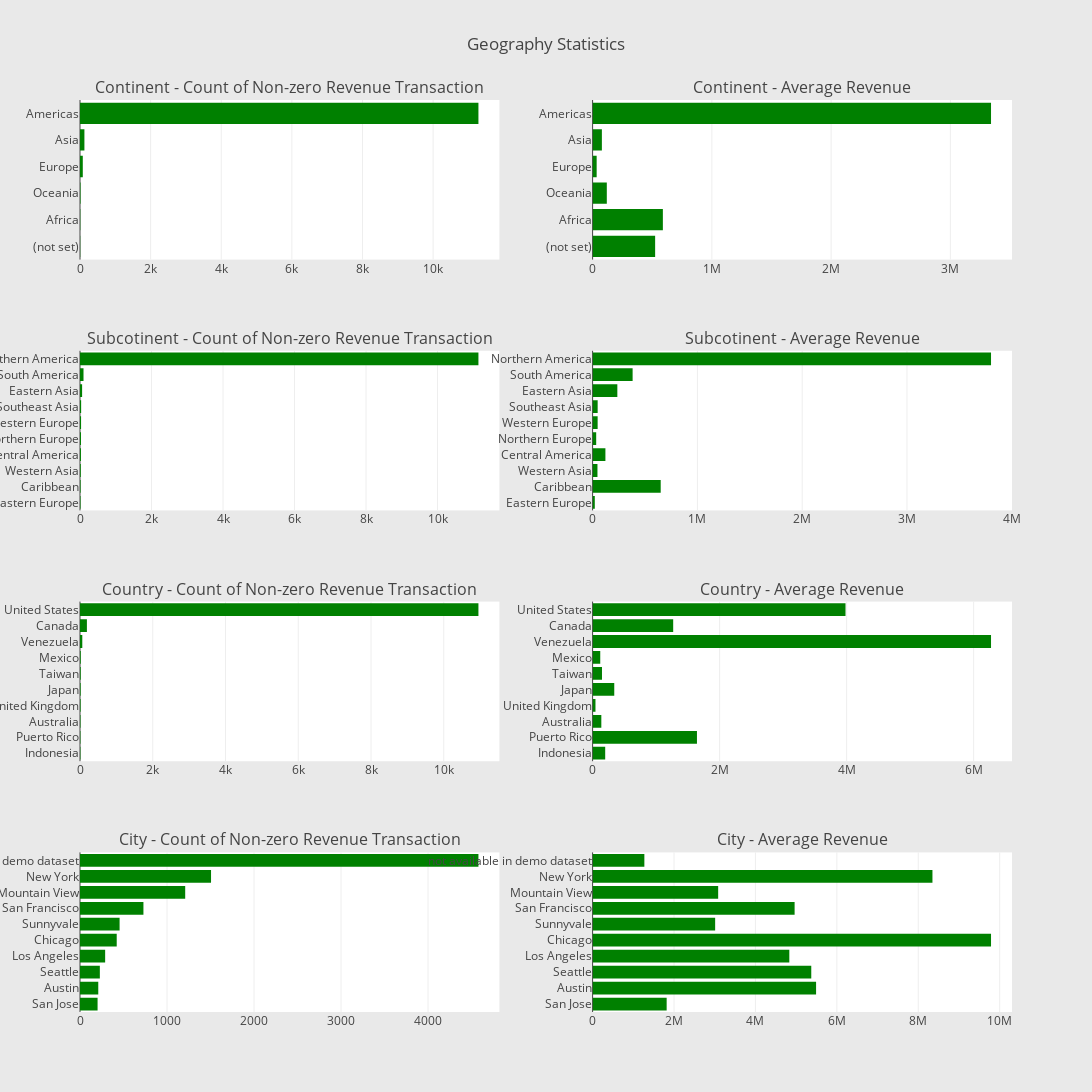

The notebook cell saved with this chart:
### Markdown cell above
**Question 3: **

Clustering under geography

### Code cell
# Defining function for plotting
# Clustering data
train_df['transactionRevenue_non_zero'] = train_df['totals.transactionRevenue']>0
# Cluster by geography
# continent
cluster_info = train_df.groupby('geoNetwork.continent').agg({'transactionRevenue_non_zero':'sum', 'totals.transactionRevenue':['mean']})
cluster_info.columns = ["count of non-zero revenue", "average"]
cluster_info = cluster_info.sort_values(by="count of non-zero revenue", ascending=False)
bar_chart_continent_count = horizontal_bar_chart(cluster_info["count of non-zero revenue"].head(10))
bar_chart_continent_mean = horizontal_bar_chart(cluster_info["average"].head(10))
# subcontinent
cluster_info = train_df.groupby('geoNetwork.subContinent').agg({'transactionRevenue_non_zero':'sum', 'totals.transactionRevenue':['mean']})
cluster_info.columns = ["count of non-zero revenue", "average"]
cluster_info = cluster_info.sort_values(by="count of non-zero revenue", ascending=False)
bar_chart_subcontinent_count = horizontal_bar_chart(cluster_info["count of non-zero revenue"].head(10))
bar_chart_subcontinent_mean = horizontal_bar_chart(cluster_info["average"].head(10))
# country
cluster_info = train_df.groupby('geoNetwork.country').agg({'transactionRevenue_non_zero':'sum', 'totals.transactionRevenue':['mean']})
cluster_info.columns = ["count of non-zero revenue", "average"]
cluster_info = cluster_info.sort_values(by="count of non-zero revenue", ascending=False)
bar_chart_country_count = horizontal_bar_chart(cluster_info["count of non-zero revenue"].head(10))
bar_chart_country_mean = horizontal_bar_chart(cluster_info["average"].head(10))
# city
cluster_info = train_df.groupby('geoNetwork.city').agg({'transactionRevenue_non_zero':'sum', 'totals.transactionRevenue':['mean']})
cluster_info.columns = ["count of non-zero revenue", "average"]
cluster_info = cluster_info.sort_values(by="count of non-zero revenue", ascending=False)
bar_chart_city_count = horizontal_bar_chart(cluster_info["count of non-zero revenue"].head(10))
bar_chart_city_mean = horizontal_bar_chart(cluster_info["average"].head(10))


figure = tools.make_subplots(rows=4, cols=2, vertical_spacing=0.1, 
                                         subplot_titles=["Continent - Count of Non-zero Revenue Transaction", "Continent - Average Revenue",
                                          "Subcotinent - Count of Non-zero Revenue Transaction", "Subcotinent - Average Revenue", 
                                          "Country - Count of Non-zero Revenue Transaction", "Country - Average Revenue",
                                          "City - Count of Non-zero Revenue Transaction", "City - Average Revenue"])
figure.append_trace(bar_chart_continent_count, 1, 1)
figure.append_trace(bar_chart_continent_mean, 1, 2)
figure.append_trace(bar_chart_subcontinent_count, 2, 1)
figure.append_trace(bar_chart_subcontinent_mean, 2, 2)
figure.append_trace(bar_chart_country_count, 3, 1)
figure.append_trace(bar_chart_country_mean, 3, 2)
figure.append_trace(bar_chart_city_count, 4, 1)
figure.append_trace(bar_chart_city_mean, 4, 2)
figure['layout'].update(height=1400, width=1400, paper_bgcolor='rgb(233,233,233)', title="Geography Statistics")
py.iplot(figure, filename='geography-plots')

### Figure 1 — Plotly figure (JSON) as saved in the notebook; plotly's stock layout.template omitted (floating-point values rounded to 4 significant figures)
{"data": [{"marker": {"color": "green"}, "orientation": "h", "showlegend": false, "x": [6, 8, 14, 79, 125, 11283], "y": ["(not set)", "Africa", "Oceania", "Europe", "Asia", "Americas"], "type": "bar", "uid": "b2f2ceaa-d661-11e8-ae82-7f47ae10e8a3", "xaxis": "x", "yaxis": "y"}, {"marker": {"color": "green"}, "orientation": "h", "showlegend": false, "x": [524400.0, 589200.0, 119100.0, 34020.0, 77790.0, 3341000.0], "y": ["(not set)", "Africa", "Oceania", "Europe", "Asia", "Americas"], "type": "bar", "uid": "b2f35514-d661-11e8-ae82-7f47ae10e8a3", "xaxis": "x2", "yaxis": "y2"}, {"marker": {"color": "green"}, "orientation": "h", "showlegend": false, "x": [14, 16, 21, 26, 27, 30, 32, 59, 98, 11143], "y": ["Eastern Europe", "Caribbean", "Western Asia", "Central America", "Northern Europe", "Western Europe", "Southeast Asia", "Eastern Asia", "South America", "Northern America"], "type": "bar", "uid": "b2f3da98-d661-11e8-ae82-7f47ae10e8a3", "xaxis": "x3", "yaxis": "y3"}, {"marker": {"color": "green"}, "orientation": "h", "showlegend": false, "x": [20920.0, 649900.0, 46330.0, 122300.0, 34280.0, 48080.0, 48280.0, 236000.0, 381900.0, 3802000.0], "y": ["Eastern Europe", "Caribbean", "Western Asia", "Central America", "Northern Europe", "Western Europe", "Southeast Asia", "Eastern Asia", "South America", "Northern America"], "type": "bar", "uid": "b2f478ea-d661-11e8-ae82-7f47ae10e8a3", "xaxis": "x4", "yaxis": "y4"}, {"marker": {"color": "green"}, "orientation": "h", "showlegend": false, "x": [11, 11, 13, 16, 17, 19, 20, 63, 190, 10953], "y": ["Indonesia", "Puerto Rico", "Australia", "United Kingdom", "Japan", "Taiwan", "Mexico", "Venezuela", "Canada", "United States"], "type": "bar", "uid": "b2f5072e-d661-11e8-ae82-7f47ae10e8a3", "xaxis": "x5", "yaxis": "y5"}, {"marker": {"color": "green"}, "orientation": "h", "showlegend": false, "x": [198500.0, 1643000.0, 137400.0, 45180.0, 341000.0, 147800.0, 120400.0, 6273000.0, 1269000.0, 3982000.0], "y": ["Indonesia", "Puerto Rico", "Australia", "United Kingdom", "Japan", "Taiwan", "Mexico", "Venezuela", "Canada", "United States"], "type": "bar", "uid": "b2f58dc0-d661-11e8-ae82-7f47ae10e8a3", "xaxis": "x6", "yaxis": "y6"}, {"marker": {"color": "green"}, "orientation": "h", "showlegend": false, "x": [202, 210, 228, 289, 422, 455, 729, 1209, 1506, 4579], "y": ["San Jose", "Austin", "Seattle", "Los Angeles", "Chicago", "Sunnyvale", "San Francisco", "Mountain View", "New York", "not available in demo dataset"], "type": "bar", "uid": "b2f6113c-d661-11e8-ae82-7f47ae10e8a3", "xaxis": "x7", "yaxis": "y7"}, {"marker": {"color": "green"}, "orientation": "h", "showlegend": false, "x": [1819000.0, 5489000.0, 5371000.0, 4832000.0, 9787000.0, 3010000.0, 4962000.0, 3084000.0, 8348000.0, 1271000.0], "y": ["San Jose", "Austin", "Seattle", "Los Angeles", "Chicago", "Sunnyvale", "San Francisco", "Mountain View", "New York", "not available in demo dataset"], "type": "bar", "uid": "b2f69648-d661-11e8-ae82-7f47ae10e8a3", "xaxis": "x8", "yaxis": "y8"}], "layout": {"annotations": [{"font": {"size": 16}, "showarrow": false, "text": "Continent - Count of Non-zero Revenue Transaction", "x": 0.225, "xanchor": "center", "xref": "paper", "y": 1, "yanchor": "bottom", "yref": "paper"}, {"font": {"size": 16}, "showarrow": false, "text": "Continent - Average Revenue", "x": 0.775, "xanchor": "center", "xref": "paper", "y": 1, "yanchor": "bottom", "yref": "paper"}, {"font": {"size": 16}, "showarrow": false, "text": "Subcotinent - Count of Non-zero Revenue Transaction", "x": 0.225, "xanchor": "center", "xref": "paper", "y": 0.725, "yanchor": "bottom", "yref": "paper"}, {"font": {"size": 16}, "showarrow": false, "text": "Subcotinent - Average Revenue", "x": 0.775, "xanchor": "center", "xref": "paper", "y": 0.725, "yanchor": "bottom", "yref": "paper"}, {"font": {"size": 16}, "showarrow": false, "text": "Country - Count of Non-zero Revenue Transaction", "x": 0.225, "xanchor": "center", "xref": "paper", "y": 0.45, "yanchor": "bottom", "yref": "paper"}, {"font": {"size": 16}, "showarrow": false, "text": "Country - Average Revenue", "x": 0.775, "xanchor": "center", "xref": "paper", "y": 0.45, "yanchor": "bottom", "yref": "paper"}, {"font": {"size": 16}, "showarrow": false, "text": "City - Count of Non-zero Revenue Transaction", "x": 0.225, "xanchor": "center", "xref": "paper", "y": 0.175, "yanchor": "bottom", "yref": "paper"}, {"font": {"size": 16}, "showarrow": false, "text": "City - Average Revenue", "x": 0.775, "xanchor": "center", "xref": "paper", "y": 0.175, "yanchor": "bottom", "yref": "paper"}], "xaxis": {"anchor": "y", "domain": [0, 0.45]}, "yaxis": {"anchor": "x", "domain": [0.825, 1]}, "xaxis2": {"anchor": "y2", "domain": [0.55, 1]}, "yaxis2": {"anchor": "x2", "domain": [0.825, 1]}, "xaxis3": {"anchor": "y3", "domain": [0, 0.45]}, "yaxis3": {"anchor": "x3", "domain": [0.55, 0.725]}, "xaxis4": {"anchor": "y4", "domain": [0.55, 1]}, "yaxis4": {"anchor": "x4", "domain": [0.55, 0.725]}, "xaxis5": {"anchor": "y5", "domain": [0, 0.45]}, "yaxis5": {"anchor": "x5", "domain": [0.275, 0.45]}, "xaxis6": {"anchor": "y6", "domain": [0.55, 1]}, "yaxis6": {"anchor": "x6", "domain": [0.275, 0.45]}, "xaxis7": {"anchor": "y7", "domain": [0, 0.45]}, "yaxis7": {"anchor": "x7", "domain": [0, 0.175]}, "xaxis8": {"anchor": "y8", "domain": [0.55, 1]}, "yaxis8": {"anchor": "x8", "domain": [0, 0.175]}, "height": 1400, "width": 1400, "paper_bgcolor": "rgb(233,233,233)", "title": "Geography Statistics"}}
